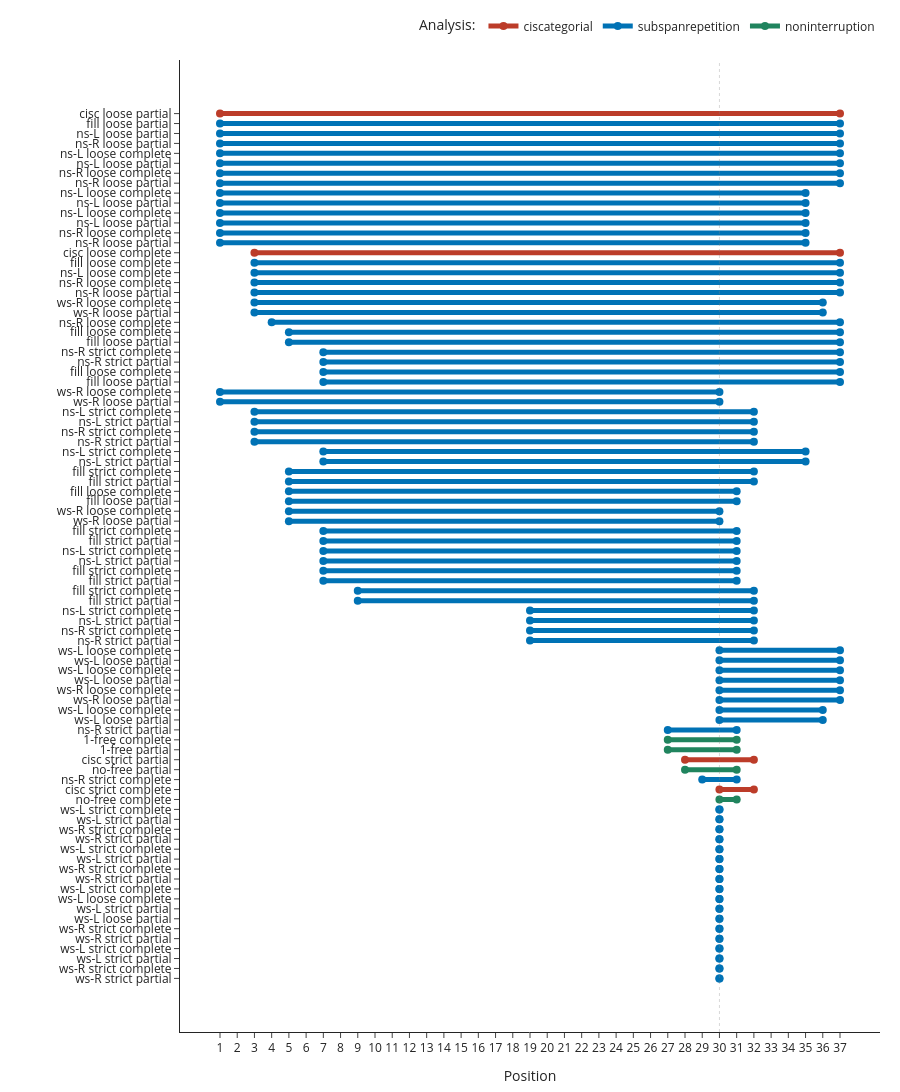

Notebook source saved alongside this figure:
### Code cell
domain_chart(spans_df, keystone_pos, pos_to_name)

### Figure 1 — Plotly figure (JSON) as saved in the notebook; plotly's stock layout.template omitted (floating-point values rounded to 4 significant figures)
{"data": [{"hovertemplate": "<b>cisc loose partial</b><br>Left: 1 (v:leftedge)<br>Right: 37 (v:rightedge)<br>Size: 37<extra></extra>", "legendgroup": "ciscategorial", "line": {"color": "#BC3C29", "width": 5}, "marker": {"color": "#BC3C29", "size": 8}, "mode": "lines+markers", "name": "ciscategorial", "showlegend": true, "type": "scatter", "x": [1, 37], "y": [0, 0]}, {"hovertemplate": "<b>fill loose partial</b><br>Left: 1 (v:leftedge)<br>Right: 37 (v:rightedge)<br>Size: 37<extra></extra>", "legendgroup": "subspanrepetition", "line": {"color": "#0072B5", "width": 5}, "marker": {"color": "#0072B5", "size": 8}, "mode": "lines+markers", "name": "subspanrepetition", "showlegend": true, "type": "scatter", "x": [1, 37], "y": [1, 1]}, {"hovertemplate": "<b>ns-L loose partial</b><br>Left: 1 (v:leftedge)<br>Right: 37 (v:rightedge)<br>Size: 37<extra></extra>", "legendgroup": "subspanrepetition", "line": {"color": "#0072B5", "width": 5}, "marker": {"color": "#0072B5", "size": 8}, "mode": "lines+markers", "name": "subspanrepetition", "showlegend": false, "type": "scatter", "x": [1, 37], "y": [2, 2]}, {"hovertemplate": "<b>ns-R loose partial</b><br>Left: 1 (v:leftedge)<br>Right: 37 (v:rightedge)<br>Size: 37<extra></extra>", "legendgroup": "subspanrepetition", "line": {"color": "#0072B5", "width": 5}, "marker": {"color": "#0072B5", "size": 8}, "mode": "lines+markers", "name": "subspanrepetition", "showlegend": false, "type": "scatter", "x": [1, 37], "y": [3, 3]}, {"hovertemplate": "<b>ns-L loose complete</b><br>Left: 1 (v:leftedge)<br>Right: 37 (v:rightedge)<br>Size: 37<extra></extra>", "legendgroup": "subspanrepetition", "line": {"color": "#0072B5", "width": 5}, "marker": {"color": "#0072B5", "size": 8}, "mode": "lines+markers", "name": "subspanrepetition", "showlegend": false, "type": "scatter", "x": [1, 37], "y": [4, 4]}, {"hovertemplate": "<b>ns-L loose partial</b><br>Left: 1 (v:leftedge)<br>Right: 37 (v:rightedge)<br>Size: 37<extra></extra>", "legendgroup": "subspanrepetition", "line": {"color": "#0072B5", "width": 5}, "marker": {"color": "#0072B5", "size": 8}, "mode": "lines+markers", "name": "subspanrepetition", "showlegend": false, "type": "scatter", "x": [1, 37], "y": [5, 5]}, {"hovertemplate": "<b>ns-R loose complete</b><br>Left: 1 (v:leftedge)<br>Right: 37 (v:rightedge)<br>Size: 37<extra></extra>", "legendgroup": "subspanrepetition", "line": {"color": "#0072B5", "width": 5}, "marker": {"color": "#0072B5", "size": 8}, "mode": "lines+markers", "name": "subspanrepetition", "showlegend": false, "type": "scatter", "x": [1, 37], "y": [6, 6]}, {"hovertemplate": "<b>ns-R loose partial</b><br>Left: 1 (v:leftedge)<br>Right: 37 (v:rightedge)<br>Size: 37<extra></extra>", "legendgroup": "subspanrepetition", "line": {"color": "#0072B5", "width": 5}, "marker": {"color": "#0072B5", "size": 8}, "mode": "lines+markers", "name": "subspanrepetition", "showlegend": false, "type": "scatter", "x": [1, 37], "y": [7, 7]}, {"hovertemplate": "<b>ns-L loose complete</b><br>Left: 1 (v:leftedge)<br>Right: 35 (v:ad-VP6)<br>Size: 35<extra></extra>", "legendgroup": "subspanrepetition", "line": {"color": "#0072B5", "width": 5}, "marker": {"color": "#0072B5", "size": 8}, "mode": "lines+markers", "name": "subspanrepetition", "showlegend": false, "type": "scatter", "x": [1, 35], "y": [8, 8]}, {"hovertemplate": "<b>ns-L loose partial</b><br>Left: 1 (v:leftedge)<br>Right: 35 (v:ad-VP6)<br>Size: 35<extra></extra>", "legendgroup": "subspanrepetition", "line": {"color": "#0072B5", "width": 5}, "marker": {"color": "#0072B5", "size": 8}, "mode": "lines+markers", "name": "subspanrepetition", "showlegend": false, "type": "scatter", "x": [1, 35], "y": [9, 9]}, {"hovertemplate": "<b>ns-L loose complete</b><br>Left: 1 (v:leftedge)<br>Right: 35 (v:ad-VP6)<br>Size: 35<extra></extra>", "legendgroup": "subspanrepetition", "line": {"color": "#0072B5", "width": 5}, "marker": {"color": "#0072B5", "size": 8}, "mode": "lines+markers", "name": "subspanrepetition", "showlegend": false, "type": "scatter", "x": [1, 35], "y": [10, 10]}, {"hovertemplate": "<b>ns-L loose partial</b><br>Left: 1 (v:leftedge)<br>Right: 35 (v:ad-VP6)<br>Size: 35<extra></extra>", "legendgroup": "subspanrepetition", "line": {"color": "#0072B5", "width": 5}, "marker": {"color": "#0072B5", "size": 8}, "mode": "lines+markers", "name": "subspanrepetition", "showlegend": false, "type": "scatter", "x": [1, 35], "y": [11, 11]}, {"hovertemplate": "<b>ns-R loose complete</b><br>Left: 1 (v:leftedge)<br>Right: 35 (v:ad-VP6)<br>Size: 35<extra></extra>", "legendgroup": "subspanrepetition", "line": {"color": "#0072B5", "width": 5}, "marker": {"color": "#0072B5", "size": 8}, "mode": "lines+markers", "name": "subspanrepetition", "showlegend": false, "type": "scatter", "x": [1, 35], "y": [12, 12]}, {"hovertemplate": "<b>ns-R loose partial</b><br>Left: 1 (v:leftedge)<br>Right: 35 (v:ad-VP6)<br>Size: 35<extra></extra>", "legendgroup": "subspanrepetition", "line": {"color": "#0072B5", "width": 5}, "marker": {"color": "#0072B5", "size": 8}, "mode": "lines+markers", "name": "subspanrepetition", "showlegend": false, "type": "scatter", "x": [1, 35], "y": [13, 13]}, {"hovertemplate": "<b>cisc loose complete</b><br>Left: 3 (v:frontedauxiliary)<br>Right: 37 (v:rightedge)<br>Size: 35<extra></extra>", "legendgroup": "ciscategorial", "line": {"color": "#BC3C29", "width": 5}, "marker": {"color": "#BC3C29", "size": 8}, "mode": "lines+markers", "name": "ciscategorial", "showlegend": false, "type": "scatter", "x": [3, 37], "y": [14, 14]}, {"hovertemplate": "<b>fill loose complete</b><br>Left: 3 (v:frontedauxiliary)<br>Right: 37 (v:rightedge)<br>Size: 35<extra></extra>", "legendgroup": "subspanrepetition", "line": {"color": "#0072B5", "width": 5}, "marker": {"color": "#0072B5", "size": 8}, "mode": "lines+markers", "name": "subspanrepetition", "showlegend": false, "type": "scatter", "x": [3, 37], "y": [15, 15]}, {"hovertemplate": "<b>ns-L loose complete</b><br>Left: 3 (v:frontedauxiliary)<br>Right: 37 (v:rightedge)<br>Size: 35<extra></extra>", "legendgroup": "subspanrepetition", "line": {"color": "#0072B5", "width": 5}, "marker": {"color": "#0072B5", "size": 8}, "mode": "lines+markers", "name": "subspanrepetition", "showlegend": false, "type": "scatter", "x": [3, 37], "y": [16, 16]}, {"hovertemplate": "<b>ns-R loose complete</b><br>Left: 3 (v:frontedauxiliary)<br>Right: 37 (v:rightedge)<br>Size: 35<extra></extra>", "legendgroup": "subspanrepetition", "line": {"color": "#0072B5", "width": 5}, "marker": {"color": "#0072B5", "size": 8}, "mode": "lines+markers", "name": "subspanrepetition", "showlegend": false, "type": "scatter", "x": [3, 37], "y": [17, 17]}, {"hovertemplate": "<b>ns-R loose partial</b><br>Left: 3 (v:frontedauxiliary)<br>Right: 37 (v:rightedge)<br>Size: 35<extra></extra>", "legendgroup": "subspanrepetition", "line": {"color": "#0072B5", "width": 5}, "marker": {"color": "#0072B5", "size": 8}, "mode": "lines+markers", "name": "subspanrepetition", "showlegend": false, "type": "scatter", "x": [3, 37], "y": [18, 18]}, {"hovertemplate": "<b>ws-R loose complete</b><br>Left: 3 (v:frontedauxiliary)<br>Right: 36 (v:PP)<br>Size: 34<extra></extra>", "legendgroup": "subspanrepetition", "line": {"color": "#0072B5", "width": 5}, "marker": {"color": "#0072B5", "size": 8}, "mode": "lines+markers", "name": "subspanrepetition", "showlegend": false, "type": "scatter", "x": [3, 36], "y": [19, 19]}, {"hovertemplate": "<b>ws-R loose partial</b><br>Left: 3 (v:frontedauxiliary)<br>Right: 36 (v:PP)<br>Size: 34<extra></extra>", "legendgroup": "subspanrepetition", "line": {"color": "#0072B5", "width": 5}, "marker": {"color": "#0072B5", "size": 8}, "mode": "lines+markers", "name": "subspanrepetition", "showlegend": false, "type": "scatter", "x": [3, 36], "y": [20, 20]}, {"hovertemplate": "<b>ns-R loose complete</b><br>Left: 4 (v:frontedauxiliaryinflection)<br>Right: 37 (v:rightedge)<br>Size: 34<extra></extra>", "legendgroup": "subspanrepetition", "line": {"color": "#0072B5", "width": 5}, "marker": {"color": "#0072B5", "size": 8}, "mode": "lines+markers", "name": "subspanrepetition", "showlegend": false, "type": "scatter", "x": [4, 37], "y": [21, 21]}, {"hovertemplate": "<b>fill loose complete</b><br>Left: 5 (v:npsubj1)<br>Right: 37 (v:rightedge)<br>Size: 33<extra></extra>", "legendgroup": "subspanrepetition", "line": {"color": "#0072B5", "width": 5}, "marker": {"color": "#0072B5", "size": 8}, "mode": "lines+markers", "name": "subspanrepetition", "showlegend": false, "type": "scatter", "x": [5, 37], "y": [22, 22]}, {"hovertemplate": "<b>fill loose partial</b><br>Left: 5 (v:npsubj1)<br>Right: 37 (v:rightedge)<br>Size: 33<extra></extra>", "legendgroup": "subspanrepetition", "line": {"color": "#0072B5", "width": 5}, "marker": {"color": "#0072B5", "size": 8}, "mode": "lines+markers", "name": "subspanrepetition", "showlegend": false, "type": "scatter", "x": [5, 37], "y": [23, 23]}, {"hovertemplate": "<b>ns-R strict complete</b><br>Left: 7 (v:ad-VP1)<br>Right: 37 (v:rightedge)<br>Size: 31<extra></extra>", "legendgroup": "subspanrepetition", "line": {"color": "#0072B5", "width": 5}, "marker": {"color": "#0072B5", "size": 8}, "mode": "lines+markers", "name": "subspanrepetition", "showlegend": false, "type": "scatter", "x": [7, 37], "y": [24, 24]}, {"hovertemplate": "<b>ns-R strict partial</b><br>Left: 7 (v:ad-VP1)<br>Right: 37 (v:rightedge)<br>Size: 31<extra></extra>", "legendgroup": "subspanrepetition", "line": {"color": "#0072B5", "width": 5}, "marker": {"color": "#0072B5", "size": 8}, "mode": "lines+markers", "name": "subspanrepetition", "showlegend": false, "type": "scatter", "x": [7, 37], "y": [25, 25]}, {"hovertemplate": "<b>fill loose complete</b><br>Left: 7 (v:ad-VP1)<br>Right: 37 (v:rightedge)<br>Size: 31<extra></extra>", "legendgroup": "subspanrepetition", "line": {"color": "#0072B5", "width": 5}, "marker": {"color": "#0072B5", "size": 8}, "mode": "lines+markers", "name": "subspanrepetition", "showlegend": false, "type": "scatter", "x": [7, 37], "y": [26, 26]}, {"hovertemplate": "<b>fill loose partial</b><br>Left: 7 (v:ad-VP1)<br>Right: 37 (v:rightedge)<br>Size: 31<extra></extra>", "legendgroup": "subspanrepetition", "line": {"color": "#0072B5", "width": 5}, "marker": {"color": "#0072B5", "size": 8}, "mode": "lines+markers", "name": "subspanrepetition", "showlegend": false, "type": "scatter", "x": [7, 37], "y": [27, 27]}, {"hovertemplate": "<b>ws-R loose complete</b><br>Left: 1 (v:leftedge)<br>Right: 30 (v:verbroot)<br>Size: 30<extra></extra>", "legendgroup": "subspanrepetition", "line": {"color": "#0072B5", "width": 5}, "marker": {"color": "#0072B5", "size": 8}, "mode": "lines+markers", "name": "subspanrepetition", "showlegend": false, "type": "scatter", "x": [1, 30], "y": [28, 28]}, {"hovertemplate": "<b>ws-R loose partial</b><br>Left: 1 (v:leftedge)<br>Right: 30 (v:verbroot)<br>Size: 30<extra></extra>", "legendgroup": "subspanrepetition", "line": {"color": "#0072B5", "width": 5}, "marker": {"color": "#0072B5", "size": 8}, "mode": "lines+markers", "name": "subspanrepetition", "showlegend": false, "type": "scatter", "x": [1, 30], "y": [29, 29]}, {"hovertemplate": "<b>ns-L strict complete</b><br>Left: 3 (v:frontedauxiliary)<br>Right: 32 (v:ad-V3)<br>Size: 30<extra></extra>", "legendgroup": "subspanrepetition", "line": {"color": "#0072B5", "width": 5}, "marker": {"color": "#0072B5", "size": 8}, "mode": "lines+markers", "name": "subspanrepetition", "showlegend": false, "type": "scatter", "x": [3, 32], "y": [30, 30]}, {"hovertemplate": "<b>ns-L strict partial</b><br>Left: 3 (v:frontedauxiliary)<br>Right: 32 (v:ad-V3)<br>Size: 30<extra></extra>", "legendgroup": "subspanrepetition", "line": {"color": "#0072B5", "width": 5}, "marker": {"color": "#0072B5", "size": 8}, "mode": "lines+markers", "name": "subspanrepetition", "showlegend": false, "type": "scatter", "x": [3, 32], "y": [31, 31]}, {"hovertemplate": "<b>ns-R strict complete</b><br>Left: 3 (v:frontedauxiliary)<br>Right: 32 (v:ad-V3)<br>Size: 30<extra></extra>", "legendgroup": "subspanrepetition", "line": {"color": "#0072B5", "width": 5}, "marker": {"color": "#0072B5", "size": 8}, "mode": "lines+markers", "name": "subspanrepetition", "showlegend": false, "type": "scatter", "x": [3, 32], "y": [32, 32]}, {"hovertemplate": "<b>ns-R strict partial</b><br>Left: 3 (v:frontedauxiliary)<br>Right: 32 (v:ad-V3)<br>Size: 30<extra></extra>", "legendgroup": "subspanrepetition", "line": {"color": "#0072B5", "width": 5}, "marker": {"color": "#0072B5", "size": 8}, "mode": "lines+markers", "name": "subspanrepetition", "showlegend": false, "type": "scatter", "x": [3, 32], "y": [33, 33]}, {"hovertemplate": "<b>ns-L strict complete</b><br>Left: 7 (v:ad-VP1)<br>Right: 35 (v:ad-VP6)<br>Size: 29<extra></extra>", "legendgroup": "subspanrepetition", "line": {"color": "#0072B5", "width": 5}, "marker": {"color": "#0072B5", "size": 8}, "mode": "lines+markers", "name": "subspanrepetition", "showlegend": false, "type": "scatter", "x": [7, 35], "y": [34, 34]}, {"hovertemplate": "<b>ns-L strict partial</b><br>Left: 7 (v:ad-VP1)<br>Right: 35 (v:ad-VP6)<br>Size: 29<extra></extra>", "legendgroup": "subspanrepetition", "line": {"color": "#0072B5", "width": 5}, "marker": {"color": "#0072B5", "size": 8}, "mode": "lines+markers", "name": "subspanrepetition", "showlegend": false, "type": "scatter", "x": [7, 35], "y": [35, 35]}, {"hovertemplate": "<b>fill strict complete</b><br>Left: 5 (v:npsubj1)<br>Right: 32 (v:ad-V3)<br>Size: 28<extra></extra>", "legendgroup": "subspanrepetition", "line": {"color": "#0072B5", "width": 5}, "marker": {"color": "#0072B5", "size": 8}, "mode": "lines+markers", "name": "subspanrepetition", "showlegend": false, "type": "scatter", "x": [5, 32], "y": [36, 36]}, {"hovertemplate": "<b>fill strict partial</b><br>Left: 5 (v:npsubj1)<br>Right: 32 (v:ad-V3)<br>Size: 28<extra></extra>", "legendgroup": "subspanrepetition", "line": {"color": "#0072B5", "width": 5}, "marker": {"color": "#0072B5", "size": 8}, "mode": "lines+markers", "name": "subspanrepetition", "showlegend": false, "type": "scatter", "x": [5, 32], "y": [37, 37]}, {"hovertemplate": "<b>fill loose complete</b><br>Left: 5 (v:npsubj1)<br>Right: 31 (v:verbinflection)<br>Size: 27<extra></extra>", "legendgroup": "subspanrepetition", "line": {"color": "#0072B5", "width": 5}, "marker": {"color": "#0072B5", "size": 8}, "mode": "lines+markers", "name": "subspanrepetition", "showlegend": false, "type": "scatter", "x": [5, 31], "y": [38, 38]}, {"hovertemplate": "<b>fill loose partial</b><br>Left: 5 (v:npsubj1)<br>Right: 31 (v:verbinflection)<br>Size: 27<extra></extra>", "legendgroup": "subspanrepetition", "line": {"color": "#0072B5", "width": 5}, "marker": {"color": "#0072B5", "size": 8}, "mode": "lines+markers", "name": "subspanrepetition", "showlegend": false, "type": "scatter", "x": [5, 31], "y": [39, 39]}, {"hovertemplate": "<b>ws-R loose complete</b><br>Left: 5 (v:npsubj1)<br>Right: 30 (v:verbroot)<br>Size: 26<extra></extra>", "legendgroup": "subspanrepetition", "line": {"color": "#0072B5", "width": 5}, "marker": {"color": "#0072B5", "size": 8}, "mode": "lines+markers", "name": "subspanrepetition", "showlegend": false, "type": "scatter", "x": [5, 30], "y": [40, 40]}, {"hovertemplate": "<b>ws-R loose partial</b><br>Left: 5 (v:npsubj1)<br>Right: 30 (v:verbroot)<br>Size: 26<extra></extra>", "legendgroup": "subspanrepetition", "line": {"color": "#0072B5", "width": 5}, "marker": {"color": "#0072B5", "size": 8}, "mode": "lines+markers", "name": "subspanrepetition", "showlegend": false, "type": "scatter", "x": [5, 30], "y": [41, 41]}, {"hovertemplate": "<b>fill strict complete</b><br>Left: 7 (v:ad-VP1)<br>Right: 31 (v:verbinflection)<br>Size: 25<extra></extra>", "legendgroup": "subspanrepetition", "line": {"color": "#0072B5", "width": 5}, "marker": {"color": "#0072B5", "size": 8}, "mode": "lines+markers", "name": "subspanrepetition", "showlegend": false, "type": "scatter", "x": [7, 31], "y": [42, 42]}, {"hovertemplate": "<b>fill strict partial</b><br>Left: 7 (v:ad-VP1)<br>Right: 31 (v:verbinflection)<br>Size: 25<extra></extra>", "legendgroup": "subspanrepetition", "line": {"color": "#0072B5", "width": 5}, "marker": {"color": "#0072B5", "size": 8}, "mode": "lines+markers", "name": "subspanrepetition", "showlegend": false, "type": "scatter", "x": [7, 31], "y": [43, 43]}, {"hovertemplate": "<b>ns-L strict complete</b><br>Left: 7 (v:ad-VP1)<br>Right: 31 (v:verbinflection)<br>Size: 25<extra></extra>", "legendgroup": "subspanrepetition", "line": {"color": "#0072B5", "width": 5}, "marker": {"color": "#0072B5", "size": 8}, "mode": "lines+markers", "name": "subspanrepetition", "showlegend": false, "type": "scatter", "x": [7, 31], "y": [44, 44]}, {"hovertemplate": "<b>ns-L strict partial</b><br>Left: 7 (v:ad-VP1)<br>Right: 31 (v:verbinflection)<br>Size: 25<extra></extra>", "legendgroup": "subspanrepetition", "line": {"color": "#0072B5", "width": 5}, "marker": {"color": "#0072B5", "size": 8}, "mode": "lines+markers", "name": "subspanrepetition", "showlegend": false, "type": "scatter", "x": [7, 31], "y": [45, 45]}, {"hovertemplate": "<b>fill strict complete</b><br>Left: 7 (v:ad-VP1)<br>Right: 31 (v:verbinflection)<br>Size: 25<extra></extra>", "legendgroup": "subspanrepetition", "line": {"color": "#0072B5", "width": 5}, "marker": {"color": "#0072B5", "size": 8}, "mode": "lines+markers", "name": "subspanrepetition", "showlegend": false, "type": "scatter", "x": [7, 31], "y": [46, 46]}, {"hovertemplate": "<b>fill strict partial</b><br>Left: 7 (v:ad-VP1)<br>Right: 31 (v:verbinflection)<br>Size: 25<extra></extra>", "legendgroup": "subspanrepetition", "line": {"color": "#0072B5", "width": 5}, "marker": {"color": "#0072B5", "size": 8}, "mode": "lines+markers", "name": "subspanrepetition", "showlegend": false, "type": "scatter", "x": [7, 31], "y": [47, 47]}, {"hovertemplate": "<b>fill strict complete</b><br>Left: 9 (v:sd-S2)<br>Right: 32 (v:ad-V3)<br>Size: 24<extra></extra>", "legendgroup": "subspanrepetition", "line": {"color": "#0072B5", "width": 5}, "marker": {"color": "#0072B5", "size": 8}, "mode": "lines+markers", "name": "subspanrepetition", "showlegend": false, "type": "scatter", "x": [9, 32], "y": [48, 48]}, {"hovertemplate": "<b>fill strict partial</b><br>Left: 9 (v:sd-S2)<br>Right: 32 (v:ad-V3)<br>Size: 24<extra></extra>", "legendgroup": "subspanrepetition", "line": {"color": "#0072B5", "width": 5}, "marker": {"color": "#0072B5", "size": 8}, "mode": "lines+markers", "name": "subspanrepetition", "showlegend": false, "type": "scatter", "x": [9, 32], "y": [49, 49]}, {"hovertemplate": "<b>ns-L strict complete</b><br>Left: 19 (v:ad-S4)<br>Right: 32 (v:ad-V3)<br>Size: 14<extra></extra>", "legendgroup": "subspanrepetition", "line": {"color": "#0072B5", "width": 5}, "marker": {"color": "#0072B5", "size": 8}, "mode": "lines+markers", "name": "subspanrepetition", "showlegend": false, "type": "scatter", "x": [19, 32], "y": [50, 50]}, {"hovertemplate": "<b>ns-L strict partial</b><br>Left: 19 (v:ad-S4)<br>Right: 32 (v:ad-V3)<br>Size: 14<extra></extra>", "legendgroup": "subspanrepetition", "line": {"color": "#0072B5", "width": 5}, "marker": {"color": "#0072B5", "size": 8}, "mode": "lines+markers", "name": "subspanrepetition", "showlegend": false, "type": "scatter", "x": [19, 32], "y": [51, 51]}, {"hovertemplate": "<b>ns-R strict complete</b><br>Left: 19 (v:ad-S4)<br>Right: 32 (v:ad-V3)<br>Size: 14<extra></extra>", "legendgroup": "subspanrepetition", "line": {"color": "#0072B5", "width": 5}, "marker": {"color": "#0072B5", "size": 8}, "mode": "lines+markers", "name": "subspanrepetition", "showlegend": false, "type": "scatter", "x": [19, 32], "y": [52, 52]}, {"hovertemplate": "<b>ns-R strict partial</b><br>Left: 19 (v:ad-S4)<br>Right: 32 (v:ad-V3)<br>Size: 14<extra></extra>", "legendgroup": "subspanrepetition", "line": {"color": "#0072B5", "width": 5}, "marker": {"color": "#0072B5", "size": 8}, "mode": "lines+markers", "name": "subspanrepetition", "showlegend": false, "type": "scatter", "x": [19, 32], "y": [53, 53]}, {"hovertemplate": "<b>ws-L loose complete</b><br>Left: 30 (v:verbroot)<br>Right: 37 (v:rightedge)<br>Size: 8<extra></extra>", "legendgroup": "subspanrepetition", "line": {"color": "#0072B5", "width": 5}, "marker": {"color": "#0072B5", "size": 8}, "mode": "lines+markers", "name": "subspanrepetition", "showlegend": false, "type": "scatter", "x": [30, 37], "y": [54, 54]}, {"hovertemplate": "<b>ws-L loose partial</b><br>Left: 30 (v:verbroot)<br>Right: 37 (v:rightedge)<br>Size: 8<extra></extra>", "legendgroup": "subspanrepetition", "line": {"color": "#0072B5", "width": 5}, "marker": {"color": "#0072B5", "size": 8}, "mode": "lines+markers", "name": "subspanrepetition", "showlegend": false, "type": "scatter", "x": [30, 37], "y": [55, 55]}, {"hovertemplate": "<b>ws-L loose complete</b><br>Left: 30 (v:verbroot)<br>Right: 37 (v:rightedge)<br>Size: 8<extra></extra>", "legendgroup": "subspanrepetition", "line": {"color": "#0072B5", "width": 5}, "marker": {"color": "#0072B5", "size": 8}, "mode": "lines+markers", "name": "subspanrepetition", "showlegend": false, "type": "scatter", "x": [30, 37], "y": [56, 56]}, {"hovertemplate": "<b>ws-L loose partial</b><br>Left: 30 (v:verbroot)<br>Right: 37 (v:rightedge)<br>Size: 8<extra></extra>", "legendgroup": "subspanrepetition", "line": {"color": "#0072B5", "width": 5}, "marker": {"color": "#0072B5", "size": 8}, "mode": "lines+markers", "name": "subspanrepetition", "showlegend": false, "type": "scatter", "x": [30, 37], "y": [57, 57]}, {"hovertemplate": "<b>ws-R loose complete</b><br>Left: 30 (v:verbroot)<br>Right: 37 (v:rightedge)<br>Size: 8<extra></extra>", "legendgroup": "subspanrepetition", "line": {"color": "#0072B5", "width": 5}, "marker": {"color": "#0072B5", "size": 8}, "mode": "lines+markers", "name": "subspanrepetition", "showlegend": false, "type": "scatter", "x": [30, 37], "y": [58, 58]}, {"hovertemplate": "<b>ws-R loose partial</b><br>Left: 30 (v:verbroot)<br>Right: 37 (v:rightedge)<br>Size: 8<extra></extra>", "legendgroup": "subspanrepetition", "line": {"color": "#0072B5", "width": 5}, "marker": {"color": "#0072B5", "size": 8}, "mode": "lines+markers", "name": "subspanrepetition", "showlegend": false, "type": "scatter", "x": [30, 37], "y": [59, 59]}, {"hovertemplate": "<b>ws-L loose complete</b><br>Left: 30 (v:verbroot)<br>Right: 36 (v:PP)<br>Size: 7<extra></extra>", "legendgroup": "subspanrepetition", "line": {"color": "#0072B5", "width": 5}, "marker": {"color": "#0072B5", "size": 8}, "mode": "lines+markers", "name": "subspanrepetition", "showlegend": false, "type": "scatter", "x": [30, 36], "y": [60, 60]}, {"hovertemplate": "<b>ws-L loose partial</b><br>Left: 30 (v:verbroot)<br>Right: 36 (v:PP)<br>Size: 7<extra></extra>", "legendgroup": "subspanrepetition", "line": {"color": "#0072B5", "width": 5}, "marker": {"color": "#0072B5", "size": 8}, "mode": "lines+markers", "name": "subspanrepetition", "showlegend": false, "type": "scatter", "x": [30, 36], "y": [61, 61]}, {"hovertemplate": "<b>ns-R strict partial</b><br>Left: 27 (v:nominal)<br>Right: 31 (v:verbinflection)<br>Size: 5<extra></extra>", "legendgroup": "subspanrepetition", "line": {"color": "#0072B5", "width": 5}, "marker": {"color": "#0072B5", "size": 8}, "mode": "lines+markers", "name": "subspanrepetition", "showlegend": false, "type": "scatter", "x": [27, 31], "y": [62, 62]}, {"hovertemplate": "<b>1-free complete</b><br>Left: 27 (v:nominal)<br>Right: 31 (v:verbinflection)<br>Size: 5<extra></extra>", "legendgroup": "noninterruption", "line": {"color": "#20845E", "width": 5}, "marker": {"color": "#20845E", "size": 8}, "mode": "lines+markers", "name": "noninterruption", "showlegend": true, "type": "scatter", "x": [27, 31], "y": [63, 63]}, {"hovertemplate": "<b>1-free partial</b><br>Left: 27 (v:nominal)<br>Right: 31 (v:verbinflection)<br>Size: 5<extra></extra>", "legendgroup": "noninterruption", "line": {"color": "#20845E", "width": 5}, "marker": {"color": "#20845E", "size": 8}, "mode": "lines+markers", "name": "noninterruption", "showlegend": false, "type": "scatter", "x": [27, 31], "y": [64, 64]}, {"hovertemplate": "<b>cisc strict partial</b><br>Left: 28 (v:productiveprefix)<br>Right: 32 (v:ad-V3)<br>Size: 5<extra></extra>", "legendgroup": "ciscategorial", "line": {"color": "#BC3C29", "width": 5}, "marker": {"color": "#BC3C29", "size": 8}, "mode": "lines+markers", "name": "ciscategorial", "showlegend": false, "type": "scatter", "x": [28, 32], "y": [65, 65]}, {"hovertemplate": "<b>no-free partial</b><br>Left: 28 (v:productiveprefix)<br>Right: 31 (v:verbinflection)<br>Size: 4<extra></extra>", "legendgroup": "noninterruption", "line": {"color": "#20845E", "width": 5}, "marker": {"color": "#20845E", "size": 8}, "mode": "lines+markers", "name": "noninterruption", "showlegend": false, "type": "scatter", "x": [28, 31], "y": [66, 66]}, {"hovertemplate": "<b>ns-R strict complete</b><br>Left: 29 (v:latinprefix)<br>Right: 31 (v:verbinflection)<br>Size: 3<extra></extra>", "legendgroup": "subspanrepetition", "line": {"color": "#0072B5", "width": 5}, "marker": {"color": "#0072B5", "size": 8}, "mode": "lines+markers", "name": "subspanrepetition", "showlegend": false, "type": "scatter", "x": [29, 31], "y": [67, 67]}, {"hovertemplate": "<b>cisc strict complete</b><br>Left: 30 (v:verbroot)<br>Right: 32 (v:ad-V3)<br>Size: 3<extra></extra>", "legendgroup": "ciscategorial", "line": {"color": "#BC3C29", "width": 5}, "marker": {"color": "#BC3C29", "size": 8}, "mode": "lines+markers", "name": "ciscategorial", "showlegend": false, "type": "scatter", "x": [30, 32], "y": [68, 68]}, {"hovertemplate": "<b>no-free complete</b><br>Left: 30 (v:verbroot)<br>Right: 31 (v:verbinflection)<br>Size: 2<extra></extra>", "legendgroup": "noninterruption", "line": {"color": "#20845E", "width": 5}, "marker": {"color": "#20845E", "size": 8}, "mode": "lines+markers", "name": "noninterruption", "showlegend": false, "type": "scatter", "x": [30, 31], "y": [69, 69]}, {"hovertemplate": "<b>ws-L strict complete</b><br>Left: 30 (v:verbroot)<br>Right: 30 (v:verbroot)<br>Size: 1<extra></extra>", "legendgroup": "subspanrepetition", "line": {"color": "#0072B5", "width": 5}, "marker": {"color": "#0072B5", "size": 8}, "mode": "lines+markers", "name": "subspanrepetition", "showlegend": false, "type": "scatter", "x": [30, 30], "y": [70, 70]}, {"hovertemplate": "<b>ws-L strict partial</b><br>Left: 30 (v:verbroot)<br>Right: 30 (v:verbroot)<br>Size: 1<extra></extra>", "legendgroup": "subspanrepetition", "line": {"color": "#0072B5", "width": 5}, "marker": {"color": "#0072B5", "size": 8}, "mode": "lines+markers", "name": "subspanrepetition", "showlegend": false, "type": "scatter", "x": [30, 30], "y": [71, 71]}, {"hovertemplate": "<b>ws-R strict complete</b><br>Left: 30 (v:verbroot)<br>Right: 30 (v:verbroot)<br>Size: 1<extra></extra>", "legendgroup": "subspanrepetition", "line": {"color": "#0072B5", "width": 5}, "marker": {"color": "#0072B5", "size": 8}, "mode": "lines+markers", "name": "subspanrepetition", "showlegend": false, "type": "scatter", "x": [30, 30], "y": [72, 72]}, {"hovertemplate": "<b>ws-R strict partial</b><br>Left: 30 (v:verbroot)<br>Right: 30 (v:verbroot)<br>Size: 1<extra></extra>", "legendgroup": "subspanrepetition", "line": {"color": "#0072B5", "width": 5}, "marker": {"color": "#0072B5", "size": 8}, "mode": "lines+markers", "name": "subspanrepetition", "showlegend": false, "type": "scatter", "x": [30, 30], "y": [73, 73]}, {"hovertemplate": "<b>ws-L strict complete</b><br>Left: 30 (v:verbroot)<br>Right: 30 (v:verbroot)<br>Size: 1<extra></extra>", "legendgroup": "subspanrepetition", "line": {"color": "#0072B5", "width": 5}, "marker": {"color": "#0072B5", "size": 8}, "mode": "lines+markers", "name": "subspanrepetition", "showlegend": false, "type": "scatter", "x": [30, 30], "y": [74, 74]}, {"hovertemplate": "<b>ws-L strict partial</b><br>Left: 30 (v:verbroot)<br>Right: 30 (v:verbroot)<br>Size: 1<extra></extra>", "legendgroup": "subspanrepetition", "line": {"color": "#0072B5", "width": 5}, "marker": {"color": "#0072B5", "size": 8}, "mode": "lines+markers", "name": "subspanrepetition", "showlegend": false, "type": "scatter", "x": [30, 30], "y": [75, 75]}, {"hovertemplate": "<b>ws-R strict complete</b><br>Left: 30 (v:verbroot)<br>Right: 30 (v:verbroot)<br>Size: 1<extra></extra>", "legendgroup": "subspanrepetition", "line": {"color": "#0072B5", "width": 5}, "marker": {"color": "#0072B5", "size": 8}, "mode": "lines+markers", "name": "subspanrepetition", "showlegend": false, "type": "scatter", "x": [30, 30], "y": [76, 76]}, {"hovertemplate": "<b>ws-R strict partial</b><br>Left: 30 (v:verbroot)<br>Right: 30 (v:verbroot)<br>Size: 1<extra></extra>", "legendgroup": "subspanrepetition", "line": {"color": "#0072B5", "width": 5}, "marker": {"color": "#0072B5", "size": 8}, "mode": "lines+markers", "name": "subspanrepetition", "showlegend": false, "type": "scatter", "x": [30, 30], "y": [77, 77]}, {"hovertemplate": "<b>ws-L strict complete</b><br>Left: 30 (v:verbroot)<br>Right: 30 (v:verbroot)<br>Size: 1<extra></extra>", "legendgroup": "subspanrepetition", "line": {"color": "#0072B5", "width": 5}, "marker": {"color": "#0072B5", "size": 8}, "mode": "lines+markers", "name": "subspanrepetition", "showlegend": false, "type": "scatter", "x": [30, 30], "y": [78, 78]}, {"hovertemplate": "<b>ws-L loose complete</b><br>Left: 30 (v:verbroot)<br>Right: 30 (v:verbroot)<br>Size: 1<extra></extra>", "legendgroup": "subspanrepetition", "line": {"color": "#0072B5", "width": 5}, "marker": {"color": "#0072B5", "size": 8}, "mode": "lines+markers", "name": "subspanrepetition", "showlegend": false, "type": "scatter", "x": [30, 30], "y": [79, 79]}, {"hovertemplate": "<b>ws-L strict partial</b><br>Left: 30 (v:verbroot)<br>Right: 30 (v:verbroot)<br>Size: 1<extra></extra>", "legendgroup": "subspanrepetition", "line": {"color": "#0072B5", "width": 5}, "marker": {"color": "#0072B5", "size": 8}, "mode": "lines+markers", "name": "subspanrepetition", "showlegend": false, "type": "scatter", "x": [30, 30], "y": [80, 80]}, {"hovertemplate": "<b>ws-L loose partial</b><br>Left: 30 (v:verbroot)<br>Right: 30 (v:verbroot)<br>Size: 1<extra></extra>", "legendgroup": "subspanrepetition", "line": {"color": "#0072B5", "width": 5}, "marker": {"color": "#0072B5", "size": 8}, "mode": "lines+markers", "name": "subspanrepetition", "showlegend": false, "type": "scatter", "x": [30, 30], "y": [81, 81]}, {"hovertemplate": "<b>ws-R strict complete</b><br>Left: 30 (v:verbroot)<br>Right: 30 (v:verbroot)<br>Size: 1<extra></extra>", "legendgroup": "subspanrepetition", "line": {"color": "#0072B5", "width": 5}, "marker": {"color": "#0072B5", "size": 8}, "mode": "lines+markers", "name": "subspanrepetition", "showlegend": false, "type": "scatter", "x": [30, 30], "y": [82, 82]}, {"hovertemplate": "<b>ws-R strict partial</b><br>Left: 30 (v:verbroot)<br>Right: 30 (v:verbroot)<br>Size: 1<extra></extra>", "legendgroup": "subspanrepetition", "line": {"color": "#0072B5", "width": 5}, "marker": {"color": "#0072B5", "size": 8}, "mode": "lines+markers", "name": "subspanrepetition", "showlegend": false, "type": "scatter", "x": [30, 30], "y": [83, 83]}, {"hovertemplate": "<b>ws-L strict complete</b><br>Left: 30 (v:verbroot)<br>Right: 30 (v:verbroot)<br>Size: 1<extra></extra>", "legendgroup": "subspanrepetition", "line": {"color": "#0072B5", "width": 5}, "marker": {"color": "#0072B5", "size": 8}, "mode": "lines+markers", "name": "subspanrepetition", "showlegend": false, "type": "scatter", "x": [30, 30], "y": [84, 84]}, {"hovertemplate": "<b>ws-L strict partial</b><br>Left: 30 (v:verbroot)<br>Right: 30 (v:verbroot)<br>Size: 1<extra></extra>", "legendgroup": "subspanrepetition", "line": {"color": "#0072B5", "width": 5}, "marker": {"color": "#0072B5", "size": 8}, "mode": "lines+markers", "name": "subspanrepetition", "showlegend": false, "type": "scatter", "x": [30, 30], "y": [85, 85]}, {"hovertemplate": "<b>ws-R strict complete</b><br>Left: 30 (v:verbroot)<br>Right: 30 (v:verbroot)<br>Size: 1<extra></extra>", "legendgroup": "subspanrepetition", "line": {"color": "#0072B5", "width": 5}, "marker": {"color": "#0072B5", "size": 8}, "mode": "lines+markers", "name": "subspanrepetition", "showlegend": false, "type": "scatter", "x": [30, 30], "y": [86, 86]}, {"hovertemplate": "<b>ws-R strict partial</b><br>Left: 30 (v:verbroot)<br>Right: 30 (v:verbroot)<br>Size: 1<extra></extra>", "legendgroup": "subspanrepetition", "line": {"color": "#0072B5", "width": 5}, "marker": {"color": "#0072B5", "size": 8}, "mode": "lines+markers", "name": "subspanrepetition", "showlegend": false, "type": "scatter", "x": [30, 30], "y": [87, 87]}], "layout": {"height": 1936, "legend": {"orientation": "h", "title": {"text": "Analysis:"}, "x": 1, "xanchor": "right", "y": 1.02, "yanchor": "bottom"}, "margin": {"b": 60, "l": 180, "r": 20, "t": 60}, "shapes": [{"line": {"color": "gray", "dash": "dot", "width": 1}, "type": "line", "x0": 30, "x1": 30, "xref": "x", "y0": 0, "y1": 1, "yref": "y domain"}], "xaxis": {"tickmode": "array", "ticktext": ["1", "2", "3", "4", "5", "6", "7", "8", "9", "10", "11", "12", "13", "14", "15", "16", "17", "18", "19", "20", "21", "22", "23", "24", "25", "26", "27", "28", "29", "30", "31", "32", "33", "34", "35", "36", "37"], "tickvals": [1, 2, 3, 4, 5, 6, 7, 8, 9, 10, 11, 12, 13, 14, 15, 16, 17, 18, 19, 20, 21, 22, 23, 24, 25, 26, 27, 28, 29, 30, 31, 32, 33, 34, 35, 36, 37], "title": {"text": "Position"}}, "yaxis": {"autorange": "reversed", "tickmode": "array", "ticktext": ["cisc loose partial", "fill loose partial", "ns-L loose partial", "ns-R loose partial", "ns-L loose complete", "ns-L loose partial", "ns-R loose complete", "ns-R loose partial", "ns-L loose complete", "ns-L loose partial", "ns-L loose complete", "ns-L loose partial", "ns-R loose complete", "ns-R loose partial", "cisc loose complete", "fill loose complete", "ns-L loose complete", "ns-R loose complete", "ns-R loose partial", "ws-R loose complete", "ws-R loose partial", "ns-R loose complete", "fill loose complete", "fill loose partial", "ns-R strict complete", "ns-R strict partial", "fill loose complete", "fill loose partial", "ws-R loose complete", "ws-R loose partial", "ns-L strict complete", "ns-L strict partial", "ns-R strict complete", "ns-R strict partial", "ns-L strict complete", "ns-L strict partial", "fill strict complete", "fill strict partial", "fill loose complete", "fill loose partial", "ws-R loose complete", "ws-R loose partial", "fill strict complete", "fill strict partial", "ns-L strict complete", "ns-L strict partial", "fill strict complete", "fill strict partial", "fill strict complete", "fill strict partial", "ns-L strict complete", "ns-L strict partial", "ns-R strict complete", "ns-R strict partial", "ws-L loose complete", "ws-L loose partial", "ws-L loose complete", "ws-L loose partial", "ws-R loose complete", "ws-R loose partial", "ws-L loose complete", "ws-L loose partial", "ns-R strict partial", "1-free complete", "1-free partial", "cisc strict partial", "no-free partial", "ns-R strict complete", "cisc strict complete", "no-free complete", "ws-L strict complete", "ws-L strict partial", "ws-R strict complete", "ws-R strict partial", "ws-L strict complete", "ws-L strict partial", "ws-R strict complete", "ws-R strict partial", "ws-L strict complete", "ws-L loose complete", "ws-L strict partial", "ws-L loose partial", "ws-R strict complete", "ws-R strict partial", "ws-L strict complete", "ws-L strict partial", "ws-R strict complete", "ws-R strict partial"], "tickvals": [0, 1, 2, 3, 4, 5, 6, 7, 8, 9, 10, 11, 12, 13, 14, 15, 16, 17, 18, 19, 20, 21, 22, 23, 24, 25, 26, 27, 28, 29, 30, 31, 32, 33, 34, 35, 36, 37, 38, 39, 40, 41, 42, 43, 44, 45, 46, 47, 48, 49, 50, 51, 52, 53, 54, 55, 56, 57, 58, 59, 60, 61, 62, 63, 64, 65, 66, 67, 68, 69, 70, 71, 72, 73, 74, 75, 76, 77, 78, 79, 80, 81, 82, 83, 84, 85, 86, 87]}}}
